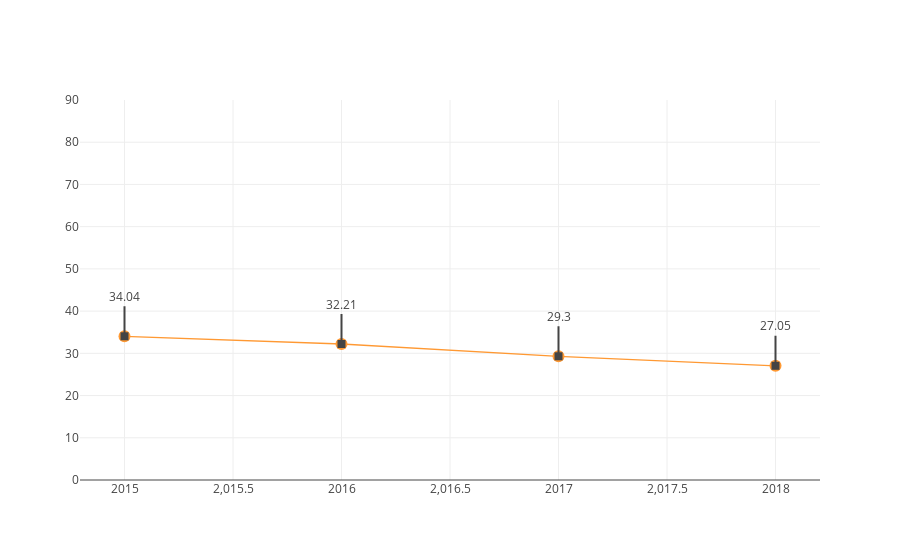

The cell this chart's notebook holds for it:
### Code cell
autoCensoLine('IN_ALIMENTACAO')

### Figure 1 — Plotly figure (JSON) as saved in the notebook; plotly's stock layout.template omitted (floating-point values rounded to 4 significant figures)
{"data": [{"line": {"color": "rgba(255, 153, 51, 1.0)", "dash": "solid", "shape": "linear", "width": 1.3}, "marker": {"size": 12, "symbol": "circle"}, "mode": "lines+markers", "name": "proporcao", "text": "", "type": "scatter", "uid": "6656e66c-4194-4ff0-b8b8-e80394428ec6", "x": [2015, 2016, 2017, 2018], "y": [34.04, 32.21, 29.3, 27.05]}], "layout": {"annotations": [{"arrowhead": 7, "ax": 0, "ay": -40, "showarrow": true, "text": "34.04", "x": 2015, "xref": "x", "y": 34.04, "yref": "y"}, {"arrowhead": 7, "ax": 0, "ay": -40, "showarrow": true, "text": "32.21", "x": 2016, "xref": "x", "y": 32.21, "yref": "y"}, {"arrowhead": 7, "ax": 0, "ay": -40, "showarrow": true, "text": "29.3", "x": 2017, "xref": "x", "y": 29.3, "yref": "y"}, {"arrowhead": 7, "ax": 0, "ay": -40, "showarrow": true, "text": "27.05", "x": 2018, "xref": "x", "y": 27.05, "yref": "y"}], "showlegend": false, "yaxis": {"range": [0, 90]}}}
